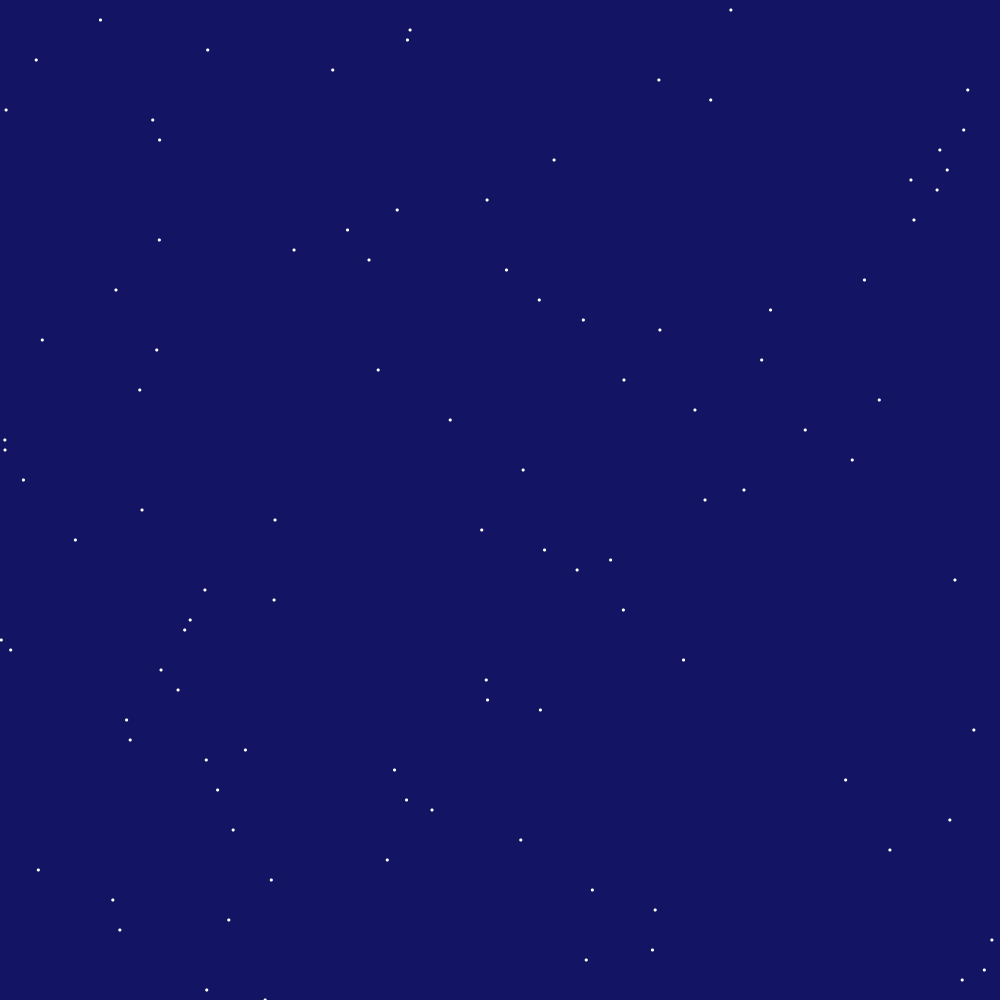
Frame 1 (no input)
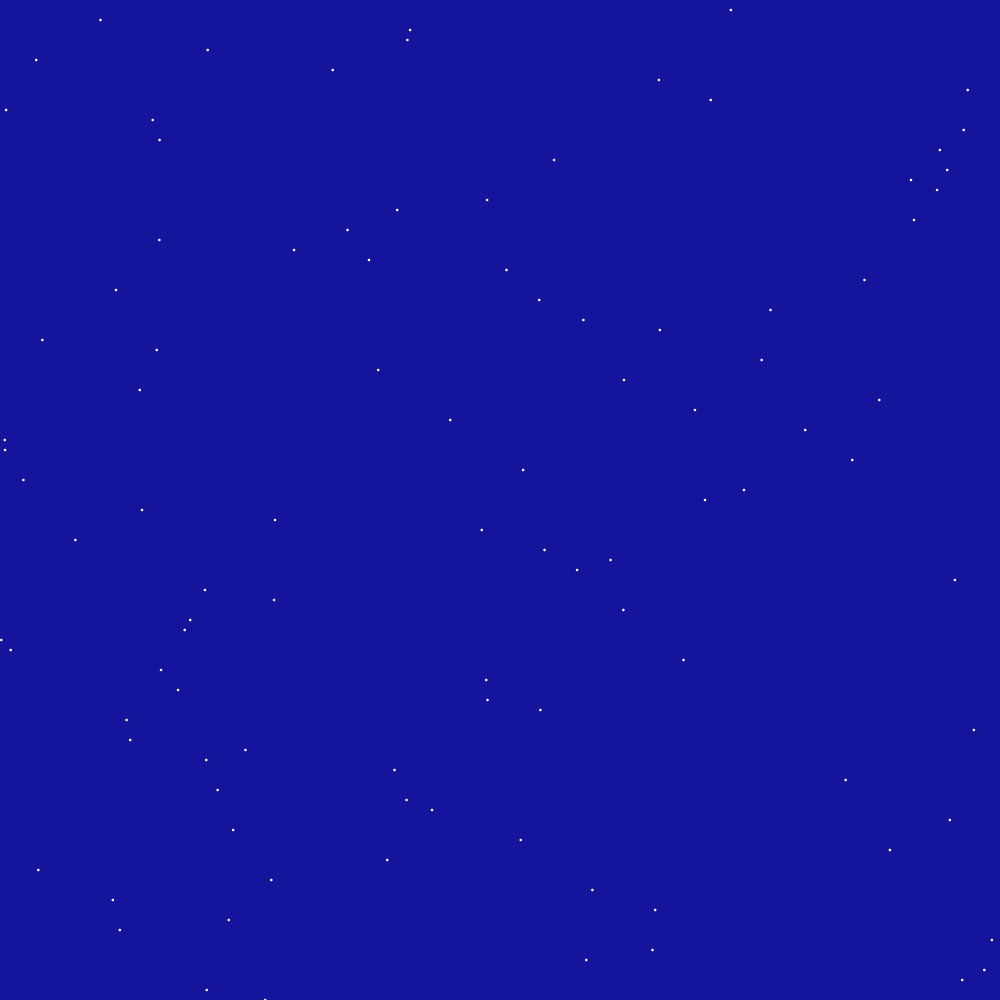
Frame 60 (the mouse pressed at the canvas centre just before this capture)
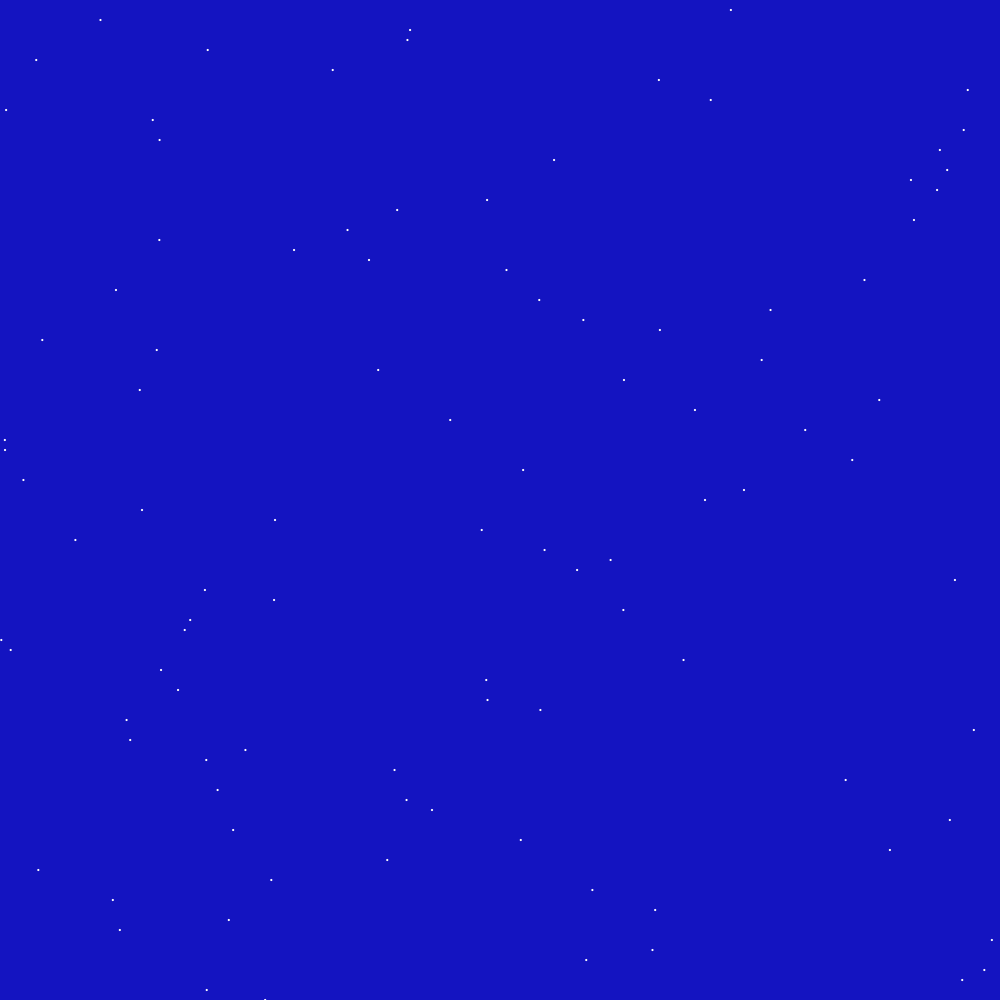
Frame 120 (the mouse held since frame 60 and released just before this capture)

The Processing sketch that drew these frames (run headless with seeded random() and noise(); from frame 60 on, the mouse is pressed at the canvas centre):

// Processing sketch: processing_156265
// ── processing_156265.pde

int seedVal = 1;
float bgR = 20;
float bgG = 20;
float bgB = 100;

float starPosX;
float starPosY;
float starSize;

void setup (){
  size(1000,1000);

}


void draw() {
    
  //update blue of sky
  bgB = 100 + sin(frameCount*0.01)*100;
  
  background(bgR, bgG, bgB);

  //stars

  fill(255);
  noStroke();
  
  randomSeed(seedVal);

  starPosY = 10;
  ellipseMode(CENTER);
  
  while (starPosY <= height) {
    starPosX = random(0, width);
    starSize = 3 + (sin(frameCount * 0.1)*1.5);

    ellipse(starPosX, starPosY, starSize, starSize);
    starPosY += 10;
    
    if ((dist(mouseX,mouseY,starPosX,starPosY))<=20){
      println("starred");
      
      background(bgR, bgG, bgB);
      
      randomSeed(frameCount);
      starPosY = 10;
    }

  }
}
